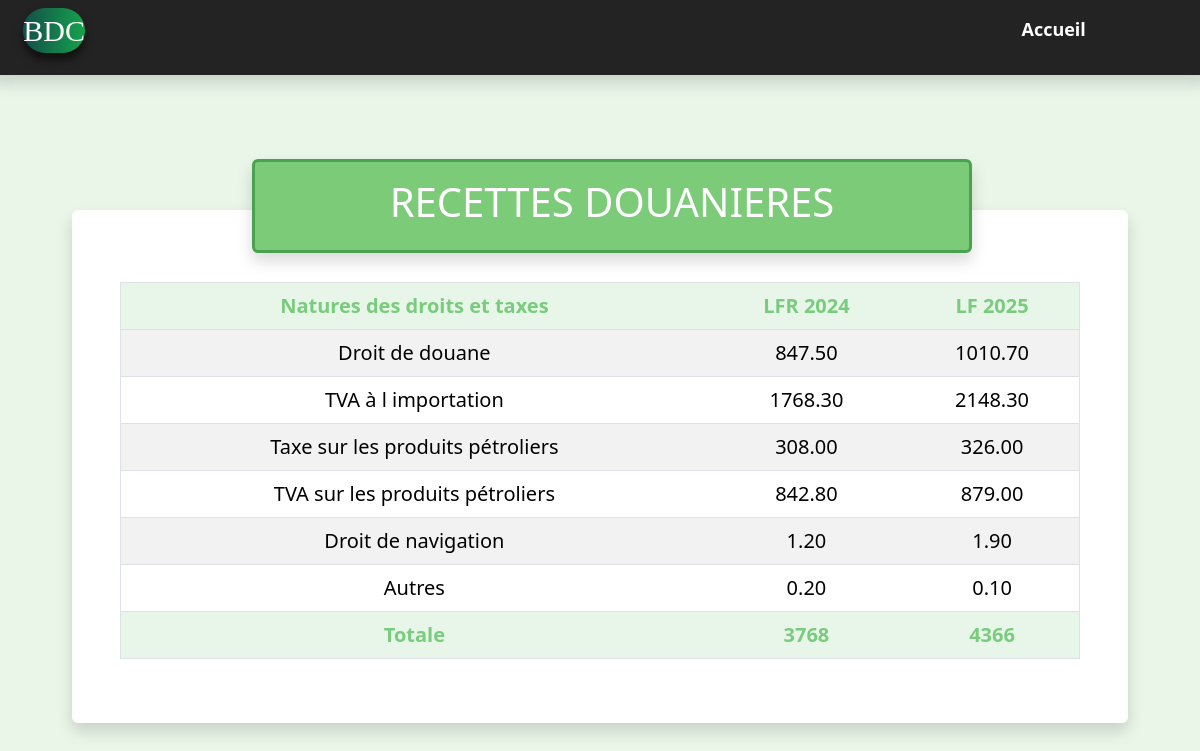
/pages/recettes_douanieres.php, run on the app's committed database.
### tables this page shows
create table tableau4(
    Nom VARCHAR(100),
    avant DECIMAL(10,2),
    apres DECIMAL(10,2)
);

### inc/connecxon.php (called while the page is built, shortened)
<?php
function dbconnect()
{
    static $connect = null;
    if ($connect === null) {
        $connect = mysqli_connect('localhost','root','','BDC');
        mysqli_set_charset($connect, 'utf8mb4');
    }
    return $connect;
}
?>

### inc/fonction.php (called while the page is built, shortened)
<?php
    include('connecxon.php');
    function table_recettes_douanieres()
    {
        $sql ="SELECT * FROM tableau4";
        $requet = mysqli_query(dbconnect(),$sql);
        $result = array();
        while($recettes_fiscales = mysqli_fetch_assoc($requet))
        {
            $result[] = $recettes_fiscales;
        }
        return $result;
    }
    function totale_recettes_douanieres()
    {
        $sql ="SELECT * FROM tableau4";
        $requet = mysqli_query(dbconnect(),$sql);
        $avant = 0;
        $apres = 0;
        $result = array();
        while($recettes_fiscales = mysqli_fetch_assoc($requet))
        {
            $avant = $avant + $recettes_fiscales['avant'];
            $apres = $apres + $recettes_fiscales['apres'];
        }
        $result[0] = $avant;
        $result[1] = $apres;
        return $result;
    }
?>

### pages/recettes_douanieres.php (the view, shortened to what this page needs)
<?php
    include('../inc/fonction.php');
    $recettes_douanieres = table_recettes_douanieres();
    $taille = 0;
    while (isset($recettes_douanieres[$taille]))
    {
        $taille++;
    }
    $totale_recettes_douanieres = totale_recettes_douanieres();
?>
<!DOCTYPE html>
<html lang="en">
<head>
    <link href="../assets/bootstrap/css/bootstrap.min.css" rel="stylesheet">
    <link rel="stylesheet" href="../assets/css/style.css">
</head>
<body>
    <?php include('header1.php') ?>
    <main class="m-4 p-4">
        <div class="p-4">
            <div class="titre_recette shadow rounded">
                <h1 class="text-center p-3 text-white">RECETTES DOUANIERES</h1>
            </div>
            <div class="container contait_table_recette p-5 rounded shadow mb-4" style="font-size:20px;">
                <table  class="table table-striped table-hover text-center rounded border mt-4">
                <thead>
                    <tr class="fw-bold">
                        <td style="background-color: #e8f6e9ff; color: #79cb7dff">Natures des droits et taxes</td>
                        <td style="background-color: #e8f6e9ff; color: #79cb7dff">LFR 2024</td>
                        <td style="background-color: #e8f6e9ff; color: #79cb7dff">LF 2025</td>
                    </tr>
                </thead>
                <tbody>
                    <?php for($i = 0; $i < $taille; $i++) { ?>
                    <tr>
                            <td><?php echo $recettes_douanieres[$i]['Nom']?></td>
                            <td><?php echo $recettes_douanieres[$i]['avant']?></td>
                            <td><?php echo $recettes_douanieres[$i]['apres']?></td>
                        </tr>
                    <?php } ?>
                </tbody>
                <tfoot>
                    <tr class="fw-bold">
                        <td style="background-color: #e8f6e9ff; color: #79cb7dff">Totale</td>
                        <td style="background-color: #e8f6e9ff; color: #79cb7dff"><?php echo $totale_recettes_douanieres[0]?></td>
                        <td style="background-color: #e8f6e9ff; color: #79cb7dff"><?php echo $totale_recettes_douanieres[1]?></td>
                    </tr>
                </tfoot>
            </table>
            </div>
        </div>
    </main>
</body>
</html>

### assets/css/style.css (style rules this page uses)
body { background-color: #e9f6e8; }
.titre_recette { margin-top: 1%; position: absolute; width: 60%; margin-left: 15%; background-color: #7ccb79; border: 3px solid #4aa150; }
.contait_table_recette { margin-top: 6%; background-color: white; }

### data on the page
tableau4: Nom "Droit de douane", avant "847.50", apres "1010.70"
tableau4: Nom "TVA à l importation", avant "1768.30", apres "2148.30"
tableau4: Nom "Taxe sur les produits pétroliers", avant "308.00", apres "326.00"
tableau4: Nom "TVA sur les produits pétroliers", avant "842.80", apres "879.00"
tableau4: Nom "Droit de navigation", avant "1.20", apres "1.90"
tableau4: Nom "Autres", avant "0.20", apres "0.10"

### other printed values
$totale_recettes_douanieres[0] "3768"
$totale_recettes_douanieres[1] "4366"
